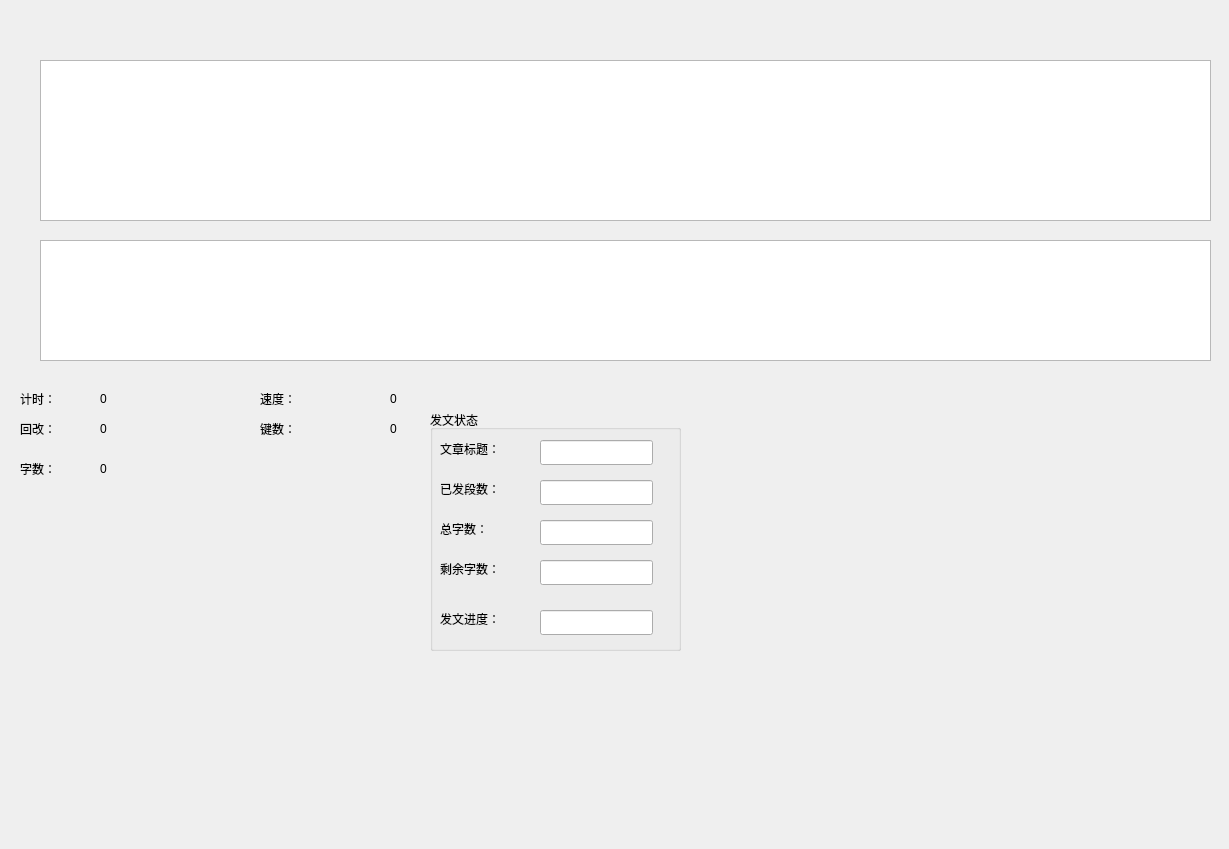
<?xml version="1.0" encoding="UTF-8"?>
<ui version="4.0">
 <class>Widget</class>
 <widget class="QWidget" name="Widget">
  <property name="geometry">
   <rect>
    <x>0</x>
    <y>0</y>
    <width>1229</width>
    <height>849</height>
   </rect>
  </property>
  <property name="windowTitle">
   <string>Widget</string>
  </property>
  <widget class="QTextEdit" name="textEdit">
   <property name="geometry">
    <rect>
     <x>40</x>
     <y>60</y>
     <width>1171</width>
     <height>161</height>
    </rect>
   </property>
  </widget>
  <widget class="QTextEdit" name="textEditInput">
   <property name="geometry">
    <rect>
     <x>40</x>
     <y>240</y>
     <width>1171</width>
     <height>121</height>
    </rect>
   </property>
  </widget>
  <widget class="QLabel" name="label">
   <property name="geometry">
    <rect>
     <x>20</x>
     <y>390</y>
     <width>81</width>
     <height>18</height>
    </rect>
   </property>
   <property name="text">
    <string>计时：</string>
   </property>
  </widget>
  <widget class="QLabel" name="labelTime">
   <property name="geometry">
    <rect>
     <x>100</x>
     <y>390</y>
     <width>81</width>
     <height>18</height>
    </rect>
   </property>
   <property name="text">
    <string>0</string>
   </property>
  </widget>
  <widget class="QLabel" name="label_3">
   <property name="geometry">
    <rect>
     <x>20</x>
     <y>420</y>
     <width>81</width>
     <height>18</height>
    </rect>
   </property>
   <property name="text">
    <string>回改：</string>
   </property>
  </widget>
  <widget class="QLabel" name="labelRevisionCount">
   <property name="geometry">
    <rect>
     <x>100</x>
     <y>420</y>
     <width>81</width>
     <height>18</height>
    </rect>
   </property>
   <property name="text">
    <string>0</string>
   </property>
  </widget>
  <widget class="QLabel" name="label_5">
   <property name="geometry">
    <rect>
     <x>20</x>
     <y>460</y>
     <width>81</width>
     <height>18</height>
    </rect>
   </property>
   <property name="text">
    <string>字数：</string>
   </property>
  </widget>
  <widget class="QLabel" name="labelInputWordSize">
   <property name="geometry">
    <rect>
     <x>100</x>
     <y>460</y>
     <width>81</width>
     <height>18</height>
    </rect>
   </property>
   <property name="text">
    <string>0</string>
   </property>
  </widget>
  <widget class="QLabel" name="label_7">
   <property name="geometry">
    <rect>
     <x>260</x>
     <y>390</y>
     <width>81</width>
     <height>18</height>
    </rect>
   </property>
   <property name="text">
    <string>速度：</string>
   </property>
  </widget>
  <widget class="QLabel" name="label_8">
   <property name="geometry">
    <rect>
     <x>390</x>
     <y>390</y>
     <width>81</width>
     <height>18</height>
    </rect>
   </property>
   <property name="text">
    <string>0</string>
   </property>
  </widget>
  <widget class="QLabel" name="label_9">
   <property name="geometry">
    <rect>
     <x>260</x>
     <y>420</y>
     <width>81</width>
     <height>18</height>
    </rect>
   </property>
   <property name="text">
    <string>键数：</string>
   </property>
  </widget>
  <widget class="QLabel" name="labelTypeNumber">
   <property name="geometry">
    <rect>
     <x>390</x>
     <y>420</y>
     <width>81</width>
     <height>18</height>
    </rect>
   </property>
   <property name="text">
    <string>0</string>
   </property>
  </widget>
  <widget class="QGroupBox" name="groupBox">
   <property name="geometry">
    <rect>
     <x>430</x>
     <y>410</y>
     <width>251</width>
     <height>241</height>
    </rect>
   </property>
   <property name="title">
    <string>发文状态</string>
   </property>
   <widget class="QLabel" name="label_2">
    <property name="geometry">
     <rect>
      <x>10</x>
      <y>30</y>
      <width>81</width>
      <height>18</height>
     </rect>
    </property>
    <property name="text">
     <string>文章标题：</string>
    </property>
   </widget>
   <widget class="QLineEdit" name="lineEditArticleTitle">
    <property name="geometry">
     <rect>
      <x>110</x>
      <y>30</y>
      <width>113</width>
      <height>25</height>
     </rect>
    </property>
   </widget>
   <widget class="QLabel" name="label_4">
    <property name="geometry">
     <rect>
      <x>10</x>
      <y>70</y>
      <width>81</width>
      <height>18</height>
     </rect>
    </property>
    <property name="text">
     <string>已发段数：</string>
    </property>
   </widget>
   <widget class="QLineEdit" name="lineEditAlreadySendParagraph">
    <property name="geometry">
     <rect>
      <x>110</x>
      <y>70</y>
      <width>113</width>
      <height>25</height>
     </rect>
    </property>
   </widget>
   <widget class="QLabel" name="label_6">
    <property name="geometry">
     <rect>
      <x>10</x>
      <y>110</y>
      <width>81</width>
      <height>18</height>
     </rect>
    </property>
    <property name="text">
     <string>总字数：</string>
    </property>
   </widget>
   <widget class="QLineEdit" name="lineEditTotalWord">
    <property name="geometry">
     <rect>
      <x>110</x>
      <y>110</y>
      <width>113</width>
      <height>25</height>
     </rect>
    </property>
   </widget>
   <widget class="QLabel" name="label_10">
    <property name="geometry">
     <rect>
      <x>10</x>
      <y>150</y>
      <width>81</width>
      <height>18</height>
     </rect>
    </property>
    <property name="text">
     <string>剩余字数：</string>
    </property>
   </widget>
   <widget class="QLineEdit" name="lineEditRestWord">
    <property name="geometry">
     <rect>
      <x>110</x>
      <y>150</y>
      <width>113</width>
      <height>25</height>
     </rect>
    </property>
   </widget>
   <widget class="QLabel" name="label_11">
    <property name="geometry">
     <rect>
      <x>10</x>
      <y>200</y>
      <width>81</width>
      <height>18</height>
     </rect>
    </property>
    <property name="text">
     <string>发文进度：</string>
    </property>
   </widget>
   <widget class="QLineEdit" name="lineEditProcess">
    <property name="geometry">
     <rect>
      <x>110</x>
      <y>200</y>
      <width>113</width>
      <height>25</height>
     </rect>
    </property>
   </widget>
  </widget>
 </widget>
 <layoutdefault spacing="6" margin="11"/>
 <resources/>
 <connections/>
</ui>
